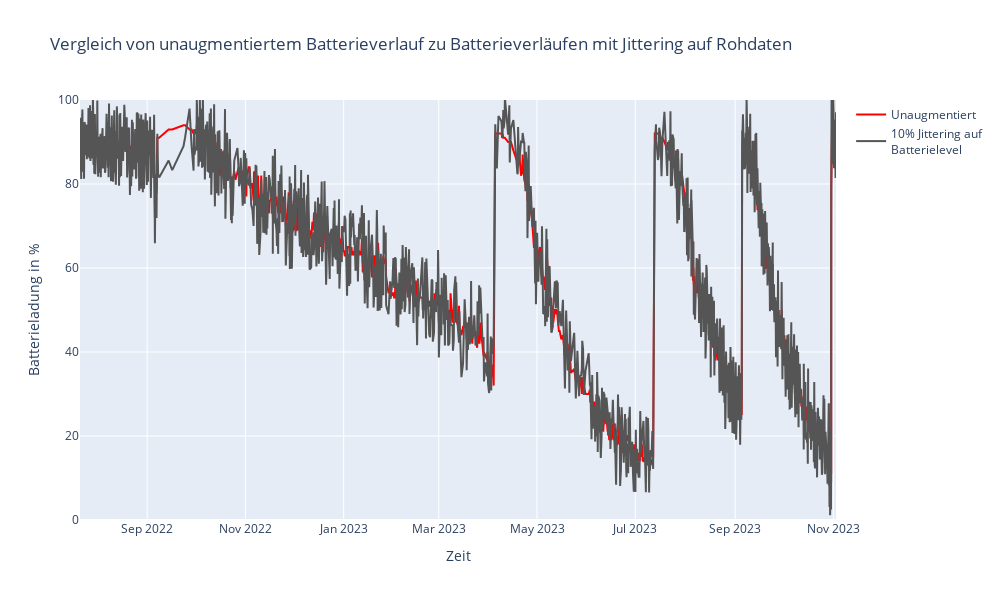

The notebook cell saved with this chart:
### Code cell
plots.plot_compare_multiple_dfs(
    [
        (df_raw, "battery_level_percent", DEV, "Unaugmentiert", True),
        (df_noise, "battery_level_percent", DEV, "10% Jittering auf<br>Batterielevel", True),
    ],
    colors=["#F00", "#555", "#555"],
    title="Vergleich von unaugmentiertem Batterieverlauf zu Batterieverläufen mit Jittering auf Rohdaten"
)

### Figure 1 — Plotly figure (JSON) as saved in the notebook; plotly's stock layout.template omitted (floating-point values rounded to 4 significant figures; data arrays with more than 128 entries replaced by an {"elided": "..."} marker saying what was removed)
{"data": [{"marker": {"color": "#F00"}, "mode": "lines", "name": "Unaugmentiert", "type": "scatter", "x": {"elided": "1480 str values"}, "y": {"elided": "1480 int values"}}, {"marker": {"color": "#555"}, "mode": "lines", "name": "10% Jittering auf<br>Batterielevel", "type": "scatter", "x": {"elided": "1480 str values"}, "y": {"elided": "1480 float values"}}], "layout": {"height": 600, "showlegend": true, "title": {"text": "Vergleich von unaugmentiertem Batterieverlauf zu Batterieverläufen mit Jittering auf Rohdaten"}, "width": 1000, "xaxis": {"title": {"text": "Zeit"}}, "yaxis": {"range": [0, 100], "title": {"text": "Batterieladung in %"}}}}
